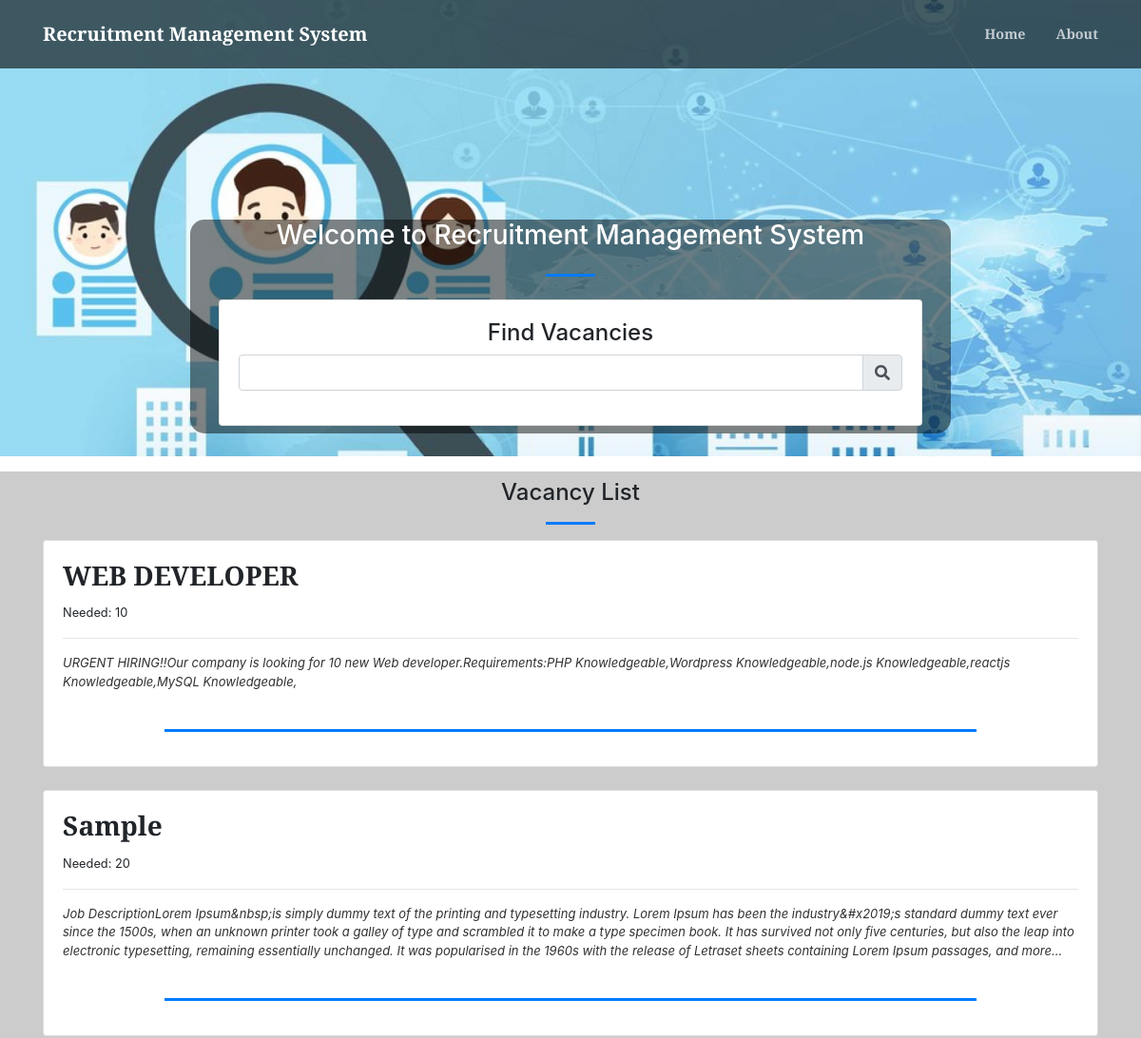
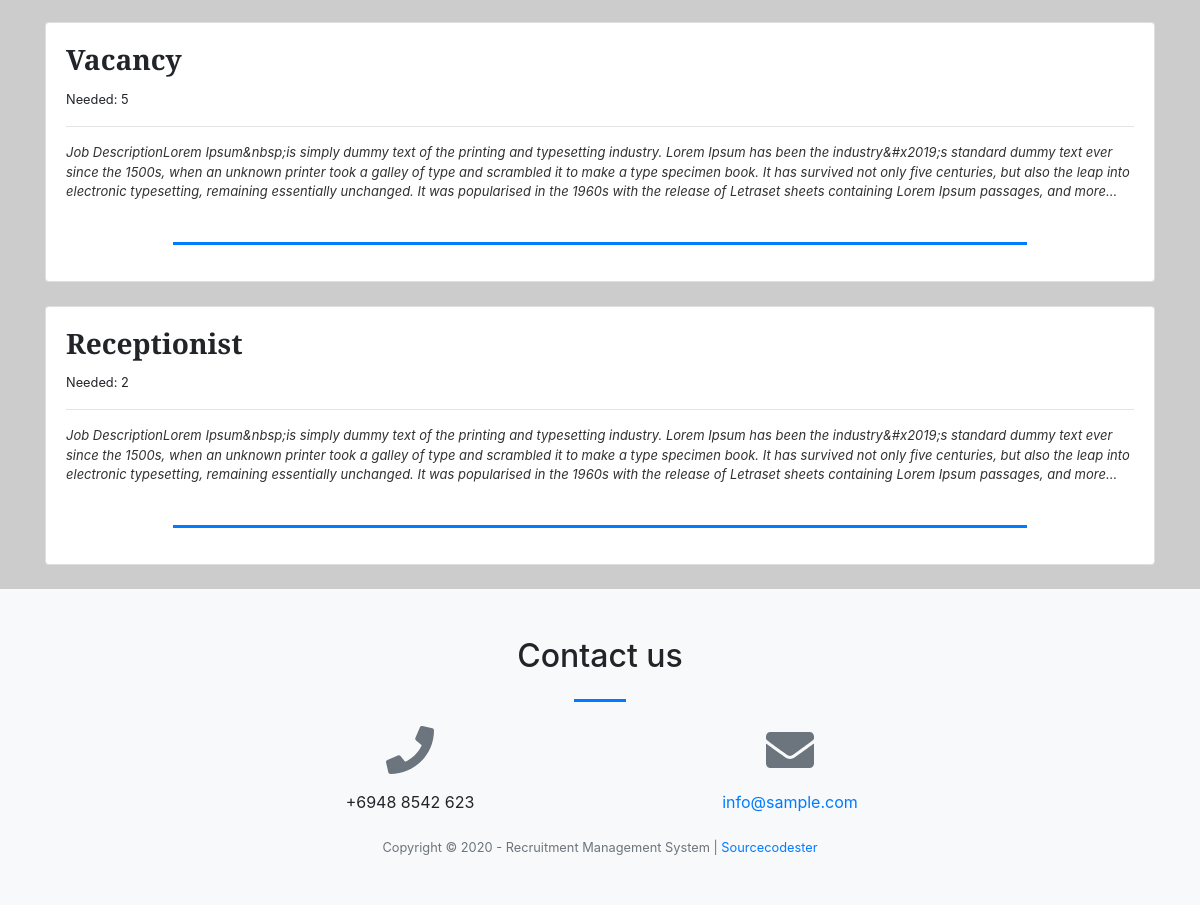
The page / on the database its author committed (2 pictures, top to bottom).
### tables this page shows
CREATE TABLE `vacancy` (
  `id` int(30) NOT NULL,
  `position` varchar(200) NOT NULL,
  `availability` int(30) NOT NULL,
  `description` text NOT NULL,
  `status` tinyint(1) NOT NULL DEFAULT 1,
  `date_created` datetime NOT NULL DEFAULT current_timestamp()
);

### home.php (the view, shortened to what this page needs)
<?php
include 'admin/db_connect.php';
?>
        <header class="masthead">
            <div class="container-fluid h-100">
                <div class="row h-100 align-items-center justify-content-center text-center">
                    <div class="col-lg-8 align-self-end mb-4 page-title">
                    	<h3 class="text-white">Welcome to <?php echo $_SESSION['setting_name']; ?></h3>
                        <hr class="divider my-4" />
                    <div class="col-md-12 mb-2 text-left">
                        <div class="card">
                            <div class="card-body">
                                  <h4 class="text-center">Find Vacancies</h4>
                               <div class="form-group">
                                   <div class="input-group">
                                       <input type="text" class="form-control" id="filter">
                                       <div class="input-group-append">
                                           <span class="input-group-text"><i class="fa fa-search"></i></span>
                                       </div>
                                   </div>
                               </div>
                            </div>
                        </div>
                    </div>
                    </div>
                </div>
            </div>
        </header>
        <section id="list">
            <div class="container mt-3 pt-2">
                <h4 class="text-center">Vacancy List</h4>
                <hr class="divider">
                <?php
                $vacancy = $conn->query("SELECT * FROM vacancy order by date(date_created) desc ");
                while($row = $vacancy->fetch_assoc()):
                    $trans = get_html_translation_table(HTML_ENTITIES,ENT_QUOTES);
                    unset($trans["\""], $trans["<"], $trans[">"], $trans["<h2"]);
                    $desc = strtr(html_entity_decode($row['description']),$trans);
                    $desc=str_replace(array("<li>","</li>"), array("",","), $desc);
                ?>
                <div class="card vacancy-list" data-id="<?php echo $row['id'] ?>">
                    <div class="card-body">
                        <h3><b class="filter-txt"><?php echo $row['position'] ?></b></h3>
                        <span><small>Needed: <?php echo $row['availability'] ?></small></span>
                        <hr>
                        <larger class="truncate filter-txt"><?php echo strip_tags($desc) ?></larger>
                        <br>
                        <hr class="divider"  style="max-width: calc(80%)">
                    </div>
                </div>
                <br>
                <?php endwhile; ?>
            </div>
        </section>

### home.php (style rules this page uses)
.vacancy-list { cursor: pointer; }

### rows shown on the page
vacancy: position "WEB DEVELOPER", availability "10", description "URGENT HIRING!!Our company is looking for 10 new Web developer.Requirements:PHP Knowledgeable,Wordpress Knowledgeable,node.js Knowledgeable,reactjs Knowledgeable,MySQL Knowledgeable,"
vacancy: position "Sample", availability "20", description "Job DescriptionLorem Ipsum&nbsp;is simply dummy text of the printing and typesetting industry. Lorem Ipsum has been the industry&#x2019;s standard dummy text ever since the 1500s, when an unknown printer took a galley of type and scrambled it to make a type specimen book. It has survived not only five centuries, but also the leap into electronic typesetting, remaining essentially unchanged. It was popularised in the 1960s with the release of Letraset sheets containing Lorem Ipsum passages, and…"
vacancy: position "Vacancy", availability "5", description "Job DescriptionLorem Ipsum&nbsp;is simply dummy text of the printing and typesetting industry. Lorem Ipsum has been the industry&#x2019;s standard dummy text ever since the 1500s, when an unknown printer took a galley of type and scrambled it to make a type specimen book. It has survived not only five centuries, but also the leap into electronic typesetting, remaining essentially unchanged. It was popularised in the 1960s with the release of Letraset sheets containing Lorem Ipsum passages, and…"
vacancy: position "Receptionist", availability "2", description "Job DescriptionLorem Ipsum&nbsp;is simply dummy text of the printing and typesetting industry. Lorem Ipsum has been the industry&#x2019;s standard dummy text ever since the 1500s, when an unknown printer took a galley of type and scrambled it to make a type specimen book. It has survived not only five centuries, but also the leap into electronic typesetting, remaining essentially unchanged. It was popularised in the 1960s with the release of Letraset sheets containing Lorem Ipsum passages, and…"

### other values the page prints
$_SESSION['setting_name'] "Recruitment Management System"
$_SESSION['setting_contact'] "+6948 8542 623"
$_SESSION['setting_email'] "info@sample.com"
